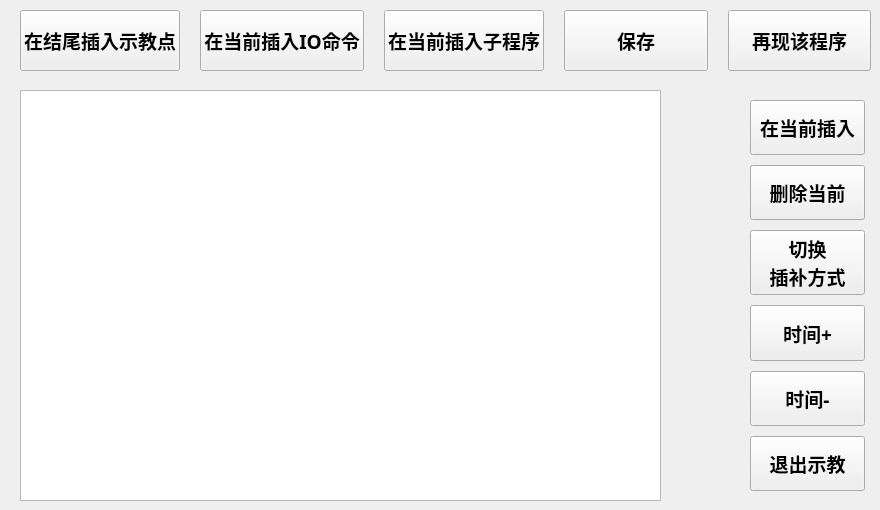
      <widget class="QWidget" name="teach_2">
       <widget class="QListWidget" name="teachingListWidget">
        <property name="geometry">
         <rect>
          <x>20</x>
          <y>90</y>
          <width>641</width>
          <height>411</height>
         </rect>
        </property>
        <property name="font">
         <font>
          <family>Ubuntu Mono</family>
          <pointsize>26</pointsize>
          <weight>75</weight>
          <bold>true</bold>
         </font>
        </property>
        <property name="verticalScrollBarPolicy">
         <enum>Qt::ScrollBarAlwaysOff</enum>
        </property>
        <property name="horizontalScrollBarPolicy">
         <enum>Qt::ScrollBarAlwaysOff</enum>
        </property>
        <property name="editTriggers">
         <set>QAbstractItemView::NoEditTriggers</set>
        </property>
        <property name="spacing">
         <number>5</number>
        </property>
        <property name="wordWrap">
         <bool>true</bool>
        </property>
       </widget>
       <widget class="QWidget" name="layoutWidget1">
        <property name="geometry">
         <rect>
          <x>750</x>
          <y>100</y>
          <width>115</width>
          <height>391</height>
         </rect>
        </property>
        <layout class="QVBoxLayout" name="teachLayout_2">
         <property name="spacing">
          <number>10</number>
         </property>
         <item>
          <widget class="QPushButton" name="teachButton_5">
           <property name="sizePolicy">
            <sizepolicy hsizetype="Minimum" vsizetype="Expanding">
             <horstretch>0</horstretch>
             <verstretch>0</verstretch>
            </sizepolicy>
           </property>
           <property name="font">
            <font>
             <family>Ubuntu Mono</family>
             <pointsize>14</pointsize>
             <weight>75</weight>
             <bold>true</bold>
            </font>
           </property>
           <property name="focusPolicy">
            <enum>Qt::NoFocus</enum>
           </property>
           <property name="styleSheet">
            <string notr="true"/>
           </property>
           <property name="text">
            <string>在当前插入</string>
           </property>
          </widget>
         </item>
         <item>
          <widget class="QPushButton" name="teachButton_6">
           <property name="sizePolicy">
            <sizepolicy hsizetype="Minimum" vsizetype="Expanding">
             <horstretch>0</horstretch>
             <verstretch>0</verstretch>
            </sizepolicy>
           </property>
           <property name="font">
            <font>
             <family>Ubuntu Mono</family>
             <pointsize>14</pointsize>
             <weight>75</weight>
             <bold>true</bold>
            </font>
           </property>
           <property name="focusPolicy">
            <enum>Qt::NoFocus</enum>
           </property>
           <property name="styleSheet">
            <string notr="true"/>
           </property>
           <property name="text">
            <string>删除当前</string>
           </property>
          </widget>
         </item>
         <item>
          <widget class="QPushButton" name="teachButton_7">
           <property name="sizePolicy">
            <sizepolicy hsizetype="Minimum" vsizetype="Expanding">
             <horstretch>0</horstretch>
             <verstretch>0</verstretch>
            </sizepolicy>
           </property>
           <property name="font">
            <font>
             <family>Ubuntu Mono</family>
             <pointsize>14</pointsize>
             <weight>75</weight>
             <bold>true</bold>
            </font>
           </property>
           <property name="focusPolicy">
            <enum>Qt::NoFocus</enum>
           </property>
           <property name="styleSheet">
            <string notr="true"/>
           </property>
           <property name="text">
            <string>切换
插补方式</string>
           </property>
          </widget>
         </item>
         <item>
          <widget class="QPushButton" name="teachButton_8">
           <property name="sizePolicy">
            <sizepolicy hsizetype="Minimum" vsizetype="Expanding">
             <horstretch>0</horstretch>
             <verstretch>0</verstretch>
            </sizepolicy>
           </property>
           <property name="font">
            <font>
             <family>Ubuntu Mono</family>
             <pointsize>14</pointsize>
             <weight>75</weight>
             <bold>true</bold>
            </font>
           </property>
           <property name="focusPolicy">
            <enum>Qt::NoFocus</enum>
           </property>
           <property name="styleSheet">
            <string notr="true"/>
           </property>
           <property name="text">
            <string>时间+</string>
           </property>
          </widget>
         </item>
         <item>
          <widget class="QPushButton" name="teachButton_10">
           <property name="sizePolicy">
            <sizepolicy hsizetype="Minimum" vsizetype="Expanding">
             <horstretch>0</horstretch>
             <verstretch>0</verstretch>
            </sizepolicy>
           </property>
           <property name="font">
            <font>
             <family>Ubuntu Mono</family>
             <pointsize>14</pointsize>
             <weight>75</weight>
             <bold>true</bold>
            </font>
           </property>
           <property name="focusPolicy">
            <enum>Qt::NoFocus</enum>
           </property>
           <property name="styleSheet">
            <string notr="true"/>
           </property>
           <property name="text">
            <string>时间-</string>
           </property>
          </widget>
         </item>
         <item>
          <widget class="QPushButton" name="teachButton_9">
           <property name="sizePolicy">
            <sizepolicy hsizetype="Minimum" vsizetype="Expanding">
             <horstretch>0</horstretch>
             <verstretch>0</verstretch>
            </sizepolicy>
           </property>
           <property name="font">
            <font>
             <family>Ubuntu Mono</family>
             <pointsize>14</pointsize>
             <weight>75</weight>
             <bold>true</bold>
            </font>
           </property>
           <property name="focusPolicy">
            <enum>Qt::NoFocus</enum>
           </property>
           <property name="styleSheet">
            <string notr="true"/>
           </property>
           <property name="text">
            <string>退出示教</string>
           </property>
          </widget>
         </item>
        </layout>
       </widget>
       <widget class="QWidget" name="layoutWidget2">
        <property name="geometry">
         <rect>
          <x>20</x>
          <y>10</y>
          <width>851</width>
          <height>61</height>
         </rect>
        </property>
        <layout class="QHBoxLayout" name="teachLayout">
         <property name="spacing">
          <number>20</number>
         </property>
         <item>
          <widget class="QPushButton" name="teachButton_1">
           <property name="sizePolicy">
            <sizepolicy hsizetype="Expanding" vsizetype="Expanding">
             <horstretch>0</horstretch>
             <verstretch>0</verstretch>
            </sizepolicy>
           </property>
           <property name="font">
            <font>
             <family>Ubuntu Mono</family>
             <pointsize>14</pointsize>
             <weight>75</weight>
             <bold>true</bold>
            </font>
           </property>
           <property name="styleSheet">
            <string notr="true"/>
           </property>
           <property name="text">
            <string>在结尾插入示教点</string>
           </property>
          </widget>
         </item>
         <item>
          <widget class="QPushButton" name="teachButton_2">
           <property name="sizePolicy">
            <sizepolicy hsizetype="Expanding" vsizetype="Expanding">
             <horstretch>0</horstretch>
             <verstretch>0</verstretch>
            </sizepolicy>
           </property>
           <property name="font">
            <font>
             <family>Ubuntu Mono</family>
             <pointsize>14</pointsize>
             <weight>75</weight>
             <bold>true</bold>
            </font>
           </property>
           <property name="styleSheet">
            <string notr="true"/>
           </property>
           <property name="text">
            <string>在当前插入IO命令</string>
           </property>
          </widget>
         </item>
         <item>
          <widget class="QPushButton" name="teachButton_11">
           <property name="sizePolicy">
            <sizepolicy hsizetype="Expanding" vsizetype="Expanding">
             <horstretch>0</horstretch>
             <verstretch>0</verstretch>
            </sizepolicy>
           </property>
           <property name="font">
            <font>
             <family>Ubuntu Mono</family>
             <pointsize>14</pointsize>
             <weight>75</weight>
             <bold>true</bold>
            </font>
           </property>
           <property name="styleSheet">
            <string notr="true"/>
           </property>
           <property name="text">
            <string>在当前插入子程序</string>
           </property>
          </widget>
         </item>
         <item>
          <widget class="QPushButton" name="teachButton_3">
           <property name="sizePolicy">
            <sizepolicy hsizetype="Expanding" vsizetype="Expanding">
             <horstretch>0</horstretch>
             <verstretch>0</verstretch>
            </sizepolicy>
           </property>
           <property name="font">
            <font>
             <family>Ubuntu Mono</family>
             <pointsize>14</pointsize>
             <weight>75</weight>
             <bold>true</bold>
            </font>
           </property>
           <property name="styleSheet">
            <string notr="true"/>
           </property>
           <property name="text">
            <string>保存</string>
           </property>
          </widget>
         </item>
         <item>
          <widget class="QPushButton" name="teachButton_4">
           <property name="sizePolicy">
            <sizepolicy hsizetype="Expanding" vsizetype="Expanding">
             <horstretch>0</horstretch>
             <verstretch>0</verstretch>
            </sizepolicy>
           </property>
           <property name="font">
            <font>
             <family>Ubuntu Mono</family>
             <pointsize>14</pointsize>
             <weight>75</weight>
             <bold>true</bold>
            </font>
           </property>
           <property name="styleSheet">
            <string notr="true"/>
           </property>
           <property name="text">
            <string>再现该程序</string>
           </property>
          </widget>
         </item>
        </layout>
       </widget>
       <widget class="QPushButton" name="scrollup_1">
        <property name="geometry">
         <rect>
          <x>660</x>
          <y>90</y>
          <width>80</width>
          <height>80</height>
         </rect>
        </property>
        <property name="sizePolicy">
         <sizepolicy hsizetype="Minimum" vsizetype="Expanding">
          <horstretch>0</horstretch>
          <verstretch>0</verstretch>
         </sizepolicy>
        </property>
        <property name="focusPolicy">
         <enum>Qt::NoFocus</enum>
        </property>
        <property name="styleSheet">
         <string notr="true">border:none;background-color:transparent;</string>
        </property>
        <property name="icon">
         <iconset resource="images.qrc">
          <normaloff>:/images/arrowup.png</normaloff>:/images/arrowup.png</iconset>
        </property>
        <property name="iconSize">
         <size>
          <width>75</width>
          <height>75</height>
         </size>
        </property>
       </widget>
       <widget class="QPushButton" name="scrolldown_1">
        <property name="geometry">
         <rect>
          <x>660</x>
          <y>410</y>
          <width>80</width>
          <height>80</height>
         </rect>
        </property>
        <property name="sizePolicy">
         <sizepolicy hsizetype="Minimum" vsizetype="Expanding">
          <horstretch>0</horstretch>
          <verstretch>0</verstretch>
         </sizepolicy>
        </property>
        <property name="focusPolicy">
         <enum>Qt::NoFocus</enum>
        </property>
        <property name="styleSheet">
         <string notr="true">border:none;background-color:transparent;</string>
        </property>
        <property name="icon">
         <iconset resource="images.qrc">
          <normaloff>:/images/arrowdown.png</normaloff>:/images/arrowdown.png</iconset>
        </property>
        <property name="iconSize">
         <size>
          <width>75</width>
          <height>75</height>
         </size>
        </property>
       </widget>
      </widget>
